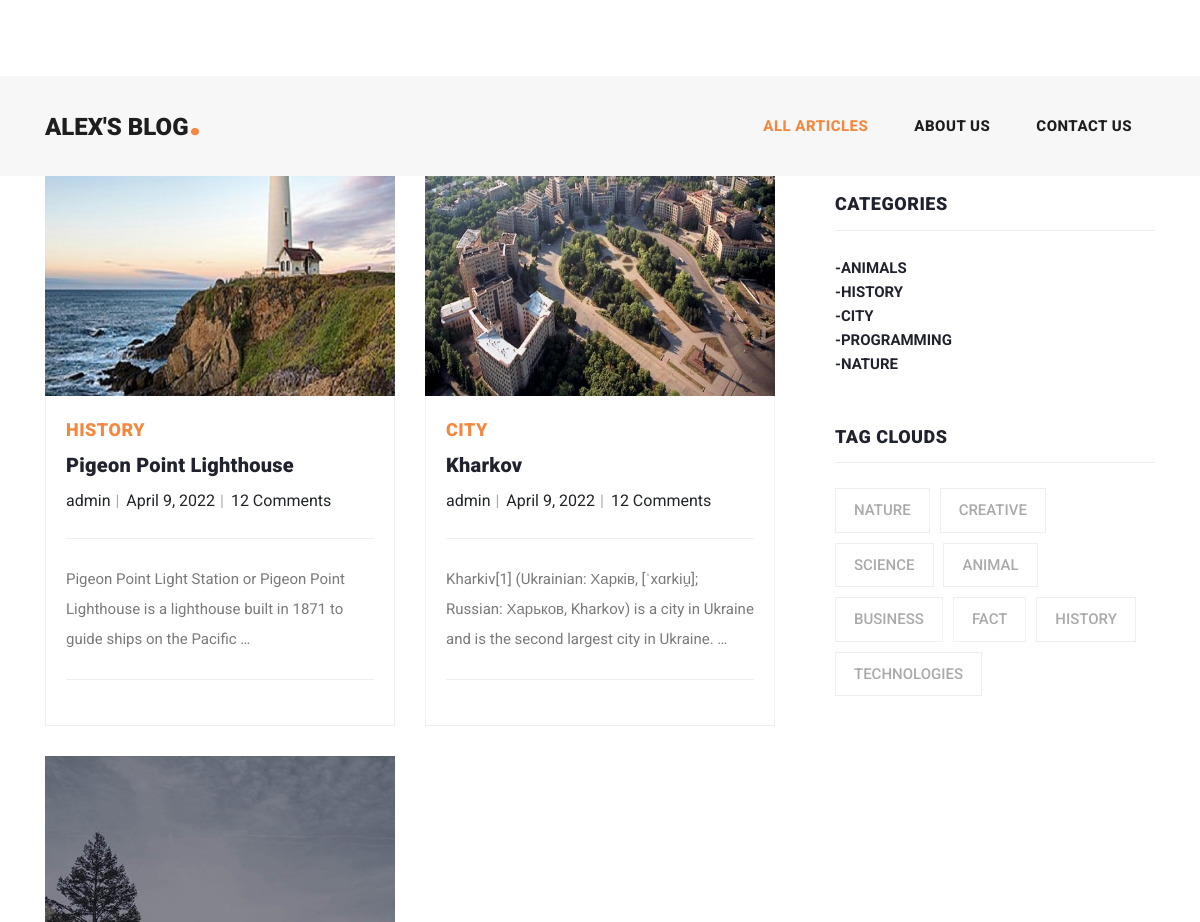
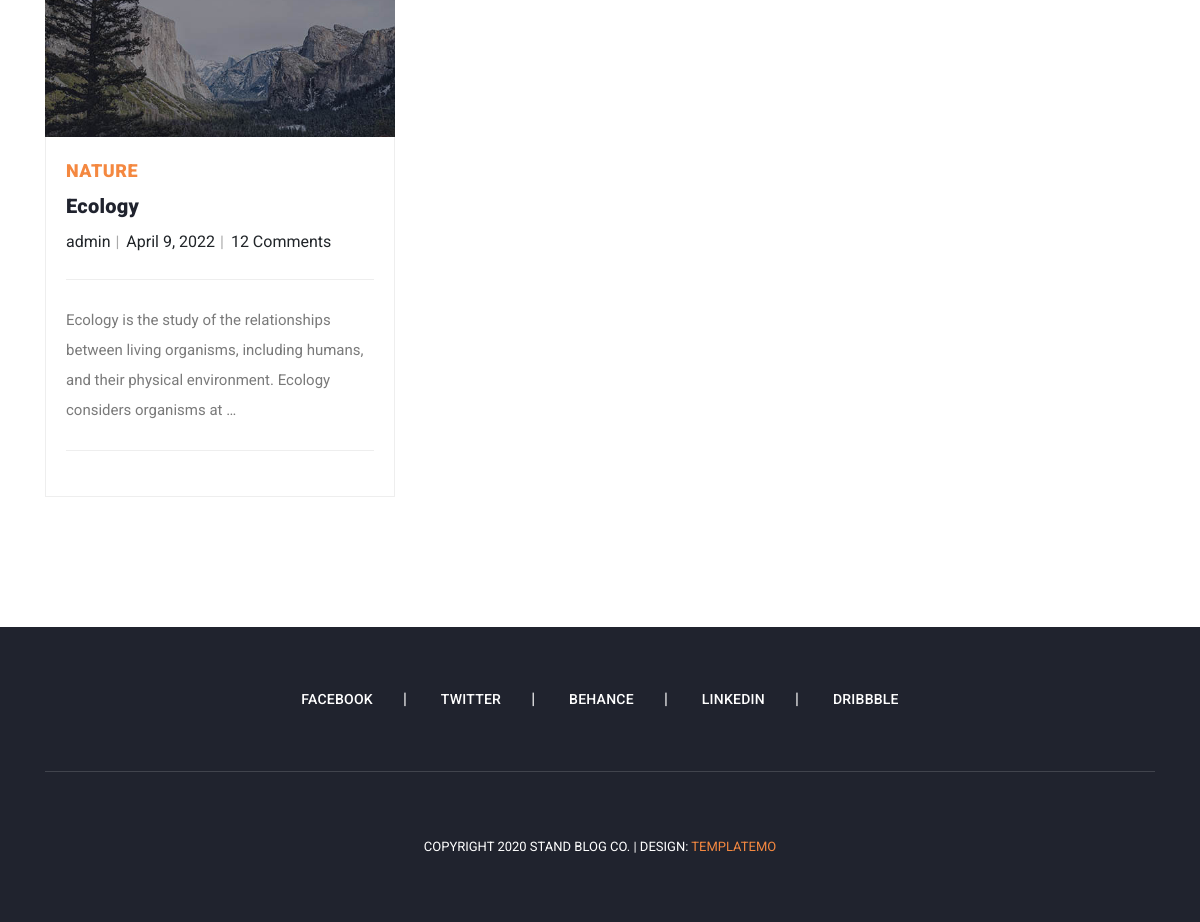
Page /blog/tag/fact/ on the committed database (2 pictures, top to bottom).
### blog/models.py (models this page shows, shortened)
class Article(models.Model):
    title = models.CharField(max_length=100, unique=True)
    content = models.TextField()
    category = models.ForeignKey('Category', on_delete=models.CASCADE)
    author = models.ForeignKey('Author', on_delete=models.CASCADE)
    tag = models.ManyToManyField('Tag')
    is_published = models.BooleanField(default=True)
    creation_date = models.DateField(auto_now_add=True)
    date_of_change = models.DateField(auto_now=True)
    slug = models.SlugField(unique=True)
    photo = models.FileField(upload_to='photos/%Y/%m/%d/')
    class Meta:
        ordering = ['creation_date']
    def get_abs_url_article(self):
        return reverse('show_article', kwargs={'article_slug': self.slug})

class Category(models.Model):
    name = models.CharField(max_length=50)
    slug = models.SlugField(unique=True)
    def __str__(self):
        return self.name
    def get_abs_url_category(self):
        return reverse('show_cat', kwargs={'category_slug': self.slug})

class Author(models.Model):
    name = models.CharField(max_length=50)
    def __str__(self):
        return self.name

class Tag(models.Model):
    name = models.CharField(max_length=50)
    slug = models.SlugField(unique=True)
    def get_abs_url_tag(self):
        return reverse('show_tag', kwargs={'tag_slug': self.slug})

### blog/views.py (the view)
# urls.py: path('tag/<slug:tag_slug>/', views.show_articles_by_tag, name='show_tag'),
def show_articles_by_tag(request, tag_slug):
    articles = get_list_or_404(Article, tag__slug=tag_slug)
    categories = get_list_or_404(Category)
    tags = get_list_or_404(Tag)
    paginator = Paginator(articles, 4)
    page_number = request.GET.get('page')
    page_obj = paginator.get_page(page_number)
    context = {
        'title': 'Main',
        'articles': articles,
        'tags': tags,
        'categories': categories,
        'page_obj': page_obj,
    }
    return render(request, 'blog/show_by_tag.html', context=context)

### blog/templates/blog/show_by_tag.html (shortened to what this page needs)
{% extends 'blog/base.html' %}
{% load static %}
{% block nav-item %}
<li class="nav-item">
    <a class="nav-link active" href="{% url 'all_articles' %}">All articles</a>
</li>
<li class="nav-item">
    <a class="nav-link" href="{% url 'about' %}">About Us</a>
</li>
<li class="nav-item">
    <a class="nav-link" href="{% url 'contact' %}">Contact Us</a>
</li>
{% endblock %}
{% block content %}
<section class="blog-posts grid-system">
    <div class="container">
        <div class="row">
            <div class="col-lg-8">
                <div class="all-blog-posts">
                    <div class="row">
                        {% for article in articles %}
                        <div class="col-lg-6">
                            <div class="blog-post">
                                <div class="blog-thumb">
                                    <img src="{{ article.photo.url }}" alt="">
                                </div>
                                <div class="down-content">
                                    <span>{{article.category}}</span>
                                    <a href="{{ article.get_abs_url_article }}"><h4>{{article.title}}</h4></a>
                                    <ul class="post-info">
                                        <li>{{ article.author }}</li>
                                        <li>{{ article.creation_date }}</li>
                                        <li>12 Comments</li>
                                    </ul>
                                    <p>{{ article.content|linebreaksbr|truncatewords:20 }}</p>
                                </div>
                            </div>
                        </div>
                        {% endfor %}
                    </div>
                </div>
            </div>
            <div class="col-lg-4">
                <div class="sidebar">
                    <div class="row">
                        <div class="col-lg-12">
                            <div class="sidebar-item search">
                                <form id="search_form" name="gs" method="GET" action="#">
                                </form>
                            </div>
                        </div>
                        <div class="col-lg-12">
                            <div class="sidebar-item categories">
                                <div class="sidebar-heading">
                                    <h2>Categories</h2>
                                </div>
                                <div class="content">
                                    {% for category in categories%}
                                    <ul>
                                        <li><a href="{{ category.get_abs_url_category }}">-{{ category.name|upper }}</a>
                                        </li>
                                    </ul>
                                    {% endfor %}
                                </div>
                            </div>
                        </div>
                        <div class="col-lg-12">
                            <div class="sidebar-item tags">
                                <div class="sidebar-heading">
                                    <h2>Tag Clouds</h2>
                                </div>
                                <div class="content">
                                    <ul>
                                        {% for tag in tags%}
                                        <li><a href="{{ tag.get_abs_url_tag }}">{{ tag.name|upper }}</a></li>
                                        {% endfor %}
                                    </ul>
                                </div>
                            </div>
                        </div>
                    </div>
                </div>
            </div>
        </div>
    </div>
</section>
{% endblock %}

### blog/static/blog/css/templatemo-stand-blog.css (style rules this page uses)
body { font-family: 'Roboto', sans-serif; overflow-x: hidden; text-rendering: optimizeLegibility; -webkit-font-smoothing: antialiased; -moz-osx-font-smoothing: grayscale; }
p { margin-bottom: 0px; font-size: 15px; font-weight: 400; color: #7a7a7a; line-height: 30px; }
a { text-decoration: none!important; }
ul { padding: 0; margin: 0; list-style: none; }
h1,h2,h3,h4,h5,h6 { margin: 0px; }
.navbar .navbar-nav .nav-item { margin: 0px 15px; }
.navbar .navbar-nav a.nav-link { text-transform: capitalize; font-size: 15px; font-weight: 800; text-transform: uppercase; letter-spacing: 0.5px; color: #1e1e1e; transition: all 0.3s; }
.navbar .navbar-nav .nav-link:hover, .navbar .navbar-nav .active>.nav-link, .navbar .navbar-nav .nav-link.active, .navbar .navbar-nav .nav-link.show, .navbar .navbar-nav .show>.nav-link { color: #f48840; }
.blog-posts { margin-top: 100px; }
.blog-posts .blog-post { margin-bottom: 30px; }
.blog-posts .blog-thumb img { width: 100%; height: 50%; overflow: hidden; }
.blog-posts .down-content { padding: 20px; border-right: 1px solid #eee; border-left: 1px solid #eee; border-bottom: 1px solid #eee; }
.blog-posts .down-content span { font-size: 18px; text-transform: uppercase; letter-spacing: 0.5px; font-weight: 900; color: #f48840; }
.blog-posts .down-content h4 { font-size: 24px; text-transform: capitalize; letter-spacing: 0.5px; font-weight: 900; color: #20232e; margin: 10px 0px 12px 0px; }
.blog-posts .down-content ul.post-info li { display: inline-block; margin-right: 8px; }
.blog-posts .down-content ul.post-info li:after { content: '|'; color: #aaa; margin-left: 8px; }
.blog-posts .down-content h4 { font-size: 20px; letter-spacing: 0.25px; }
.grid-system .down-content ul.post-info li { margin-right: 3px; }
.grid-system .down-content ul.post-info li:after { margin-left: 5px; }
.blog-posts .down-content ul.post-info li:last-child::after { display: none; }
.blog-posts .down-content p { padding: 25px 0px; margin: 25px 0px; border-top: 1px solid #eee; border-bottom: 1px solid #eee; }
.blog-posts .sidebar-heading h2 { font-size: 18px; text-transform: uppercase; font-weight: 900; letter-spacing: 0.5px; color: #20232e; border-bottom: 1px solid #eee; padding-bottom: 15px; margin-bottom: 25px; }
.sidebar { margin-left: 30px; }
.sidebar .sidebar-item { margin-top: 50px; }
.sidebar .search { margin-top: 0px; }
.sidebar .sidebar-heading h2 { font-size: 18px; text-transform: uppercase; font-weight: 900; letter-spacing: 0.5px; color: #20232e; border-bottom: 1px solid #eee; padding-bottom: 15px; margin-bottom: 25px; }
.sidebar .categories ul li { margin-bottom: 15px; }
.sidebar .categories ul li:last-child { margin-bottom: 0px; }
.sidebar .categories ul li a { font-size: 15px; font-weight: 700; color: #20232e; transition: all .3s; }
.sidebar .tags ul li { margin-right: 6px; display: inline-block; }
.sidebar .tags ul li { margin-bottom: 10px; }
.sidebar .tags ul li a { font-size: 15px; font-weight: 500; color: #aaa; display: inline-block; border: 1px solid #eee; padding: 10px 18px; transition: all .3s; }

### rows in the picture
Article: photo (picture), category "HISTORY", title "Pigeon Point Lighthouse", author "admin", creation_date "April 9, 2022", content "Pigeon Point Light Station or Pigeon Point Lighthouse is a lighthouse built in 1871 to guide ships on the Pacific …"
Article: photo (picture), category "CITY", title "Kharkov", author "admin", creation_date "April 9, 2022", content "Kharkiv[1] (Ukrainian: Харків, [ˈxɑrkiu̯]; Russian: Харьков, Kharkov) is a city in Ukraine and is the second largest city in Ukraine. …"
Article: photo (picture), category "NATURE", title "Ecology", author "admin", creation_date "April 9, 2022", content "Ecology is the study of the relationships between living organisms, including humans, and their physical environment. Ecology considers organisms at …"
Category: name "ANIMALS"
Category: name "HISTORY"
Category: name "CITY"
Category: name "PROGRAMMING"
Category: name "NATURE"
Tag: name "NATURE"
Tag: name "CREATIVE"
Tag: name "SCIENCE"
Tag: name "ANIMAL"
Tag: name "BUSINESS"
Tag: name "FACT"
Tag: name "HISTORY"
Tag: name "TECHNOLOGIES"
